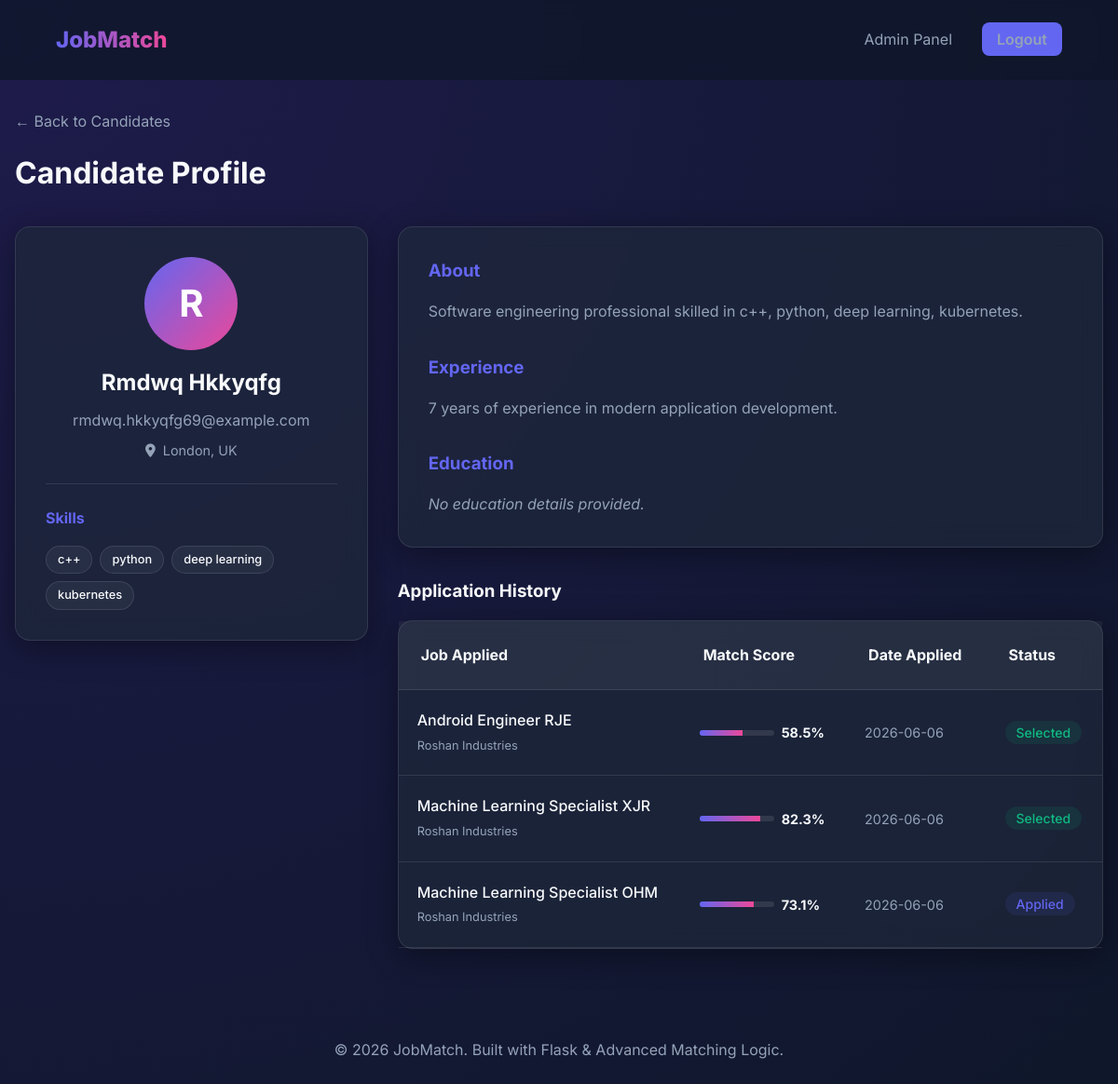
Page /admin/candidate/84 (signed in) on the committed database.
### models.py (models this page shows, shortened)
class UserProfile(db.Model):
    id = db.Column(db.Integer, primary_key=True)
    user_id = db.Column(db.Integer, db.ForeignKey('user.id'), nullable=False)
    full_name = db.Column(db.String(100), nullable=False)
    bio = db.Column(db.Text)
    location = db.Column(db.String(100))
    skills = db.Column(db.Text) # Stored as comma-separated values or JSON
    experience = db.Column(db.Text)
    education = db.Column(db.Text)
    resume_path = db.Column(db.String(255))

class User(db.Model, UserMixin):
    id = db.Column(db.Integer, primary_key=True)
    email = db.Column(db.String(120), unique=True, nullable=False)
    password = db.Column(db.String(60), nullable=False)
    role = db.Column(db.String(20), default='candidate') # 'candidate', 'recruiter', or 'admin'
    is_approved = db.Column(db.Boolean, default=True) # Recruiters require admin approval
    profile = db.relationship('UserProfile', backref='user', uselist=False)
    company_profile = db.relationship('CompanyProfile', backref='recruiter', uselist=False)
    applications = db.relationship('Application', backref='user', lazy=True)
    notifications = db.relationship('Notification', backref='user', lazy=True)

class Application(db.Model):
    id = db.Column(db.Integer, primary_key=True)
    user_id = db.Column(db.Integer, db.ForeignKey('user.id'), nullable=False)
    job_id = db.Column(db.Integer, db.ForeignKey('job.id'), nullable=False)
    applied_at = db.Column(db.DateTime, default=datetime.utcnow)
    match_score = db.Column(db.Float, default=0.0)
    status = db.Column(db.String(20), default='Applied') # 'Applied', 'Interviewing', 'Rejected', etc.
    job = db.relationship('Job', backref='applications', lazy=True)

class Job(db.Model):
    id = db.Column(db.Integer, primary_key=True)
    title = db.Column(db.String(150), nullable=False)
    company = db.Column(db.String(100), nullable=False)
    description = db.Column(db.Text, nullable=False)
    skills_required = db.Column(db.Text, nullable=False) # Comma-separated
    location = db.Column(db.String(100))
    salary = db.Column(db.String(50))
    job_type = db.Column(db.String(50), default='Full-time') # Full-time, Internship, etc.
    experience_level = db.Column(db.String(50), default='Entry-level') # Junior, Senior, etc.
    posted_at = db.Column(db.DateTime, default=datetime.utcnow)
    is_active = db.Column(db.Boolean, default=True)
    posted_by = db.Column(db.Integer, db.ForeignKey('user.id'), nullable=True)
    vacancies = db.Column(db.Integer, default=1, nullable=False)

### main.py (the view)
@app.route("/admin/candidate/<int:user_id>")
@login_required
def admin_candidate_profile(user_id):
    if current_user.role != 'admin':
        flash('Access denied!', 'danger')
        return redirect(url_for('dashboard'))
    candidate = User.query.get_or_404(user_id)
    if candidate.role != 'candidate':
        flash('Invalid candidate.', 'danger')
        return redirect(url_for('admin_candidates'))
    applications = Application.query.filter_by(user_id=candidate.id).order_by(Application.applied_at.desc()).all()
    return render_template('admin/candidate_profile.html', candidate=candidate, applications=applications)

### main.py (called while the page is built)
@login_manager.user_loader
def load_user(user_id):
    return User.query.get(int(user_id))

### templates/admin/candidate_profile.html (shortened to what this page needs)
{% extends "base.html" %}
{% block content %}
<div class="container">
    <div style="margin-bottom: 2rem;">
        <a href="{{ url_for('admin_candidates') }}" style="color: var(--text-secondary); text-decoration: none;">&larr; Back to Candidates</a>
        <h1 style="margin-top: 1rem;">Candidate <span>Profile</span></h1>
    </div>
    <div style="display: grid; grid-template-columns: 1fr 2fr; gap: 2rem; margin-bottom: 2rem;">
        <div class="glass-card" style="padding: 2rem; height: fit-content;">
            <div style="text-align: center; margin-bottom: 1.5rem;">
                <div style="width: 100px; height: 100px; background: linear-gradient(135deg, var(--primary), var(--secondary)); border-radius: 50%; display: flex; align-items: center; justify-content: center; margin: 0 auto 1rem auto; font-size: 2.5rem; color: white; font-weight: 700;">
                    {{ (candidate.profile.full_name or 'A')[0].upper() }}
                </div>
                <h2 style="color: var(--text-primary); margin-bottom: 0.5rem;">{{ candidate.profile.full_name or 'Anonymous User' }}</h2>
                <p style="color: var(--text-secondary);">{{ candidate.email }}</p>
                {% if candidate.profile.location %}
                <p style="color: var(--text-secondary); font-size: 0.9rem; margin-top: 0.5rem;">
                    <i class="fas fa-map-marker-alt" style="margin-right: 0.5rem;"></i>{{ candidate.profile.location }}
                </p>
                {% endif %}
            </div>
            <div style="border-top: 1px solid var(--glass-border); padding-top: 1.5rem;">
                <h4 style="color: var(--primary); margin-bottom: 1rem;">Skills</h4>
                <div style="display: flex; flex-wrap: wrap; gap: 0.5rem;">
                    {% if candidate.profile.skills %}
                        {% for skill in candidate.profile.skills.split(',') %}
                        <span class="badge badge-match" style="font-size: 0.8rem; border-color: rgba(255,255,255,0.1); background: rgba(255,255,255,0.05); color: var(--text-primary);">{{ skill.strip() }}</span>
                        {% endfor %}
                    {% else %}
                        <p style="font-size: 0.9rem; font-style: italic; color: var(--text-secondary);">No skills listed.</p>
                    {% endif %}
                </div>
            </div>
        </div>
        <div>
            <div class="glass-card" style="padding: 2rem; margin-bottom: 2rem;">
                <h3 style="color: var(--primary); margin-bottom: 1rem;">About</h3>
                {% if candidate.profile.bio %}
                    <p style="color: var(--text-secondary); line-height: 1.6;">{{ candidate.profile.bio }}</p>
                {% else %}
                    <p style="font-style: italic; color: var(--text-secondary);">No bio provided.</p>
                {% endif %}
                <h3 style="color: var(--primary); margin-bottom: 1rem; margin-top: 2rem;">Experience</h3>
                {% if candidate.profile.experience %}
                    <p style="color: var(--text-secondary); line-height: 1.6;">{{ candidate.profile.experience }}</p>
                {% else %}
                    <p style="font-style: italic; color: var(--text-secondary);">No experience detailed.</p>
                {% endif %}
                <h3 style="color: var(--primary); margin-bottom: 1rem; margin-top: 2rem;">Education</h3>
                {% if candidate.profile.education %}
                    <p style="color: var(--text-secondary); line-height: 1.6;">{{ candidate.profile.education }}</p>
                {% else %}
                    <p style="font-style: italic; color: var(--text-secondary);">No education details provided.</p>
                {% endif %}
            </div>
            <h3 style="margin-bottom: 1rem;">Application <span>History</span></h3>
            {% if applications %}
            <div class="glass-card" style="padding: 0;">
                <table style="width: 100%; border-collapse: collapse; text-align: left;">
                    <thead>
                        <tr style="background: rgba(255,255,255,0.05); border-bottom: 1px solid var(--glass-border);">
                            <th style="padding: 1.5rem;">Job Applied</th>
                            <th style="padding: 1.5rem;">Match Score</th>
                            <th style="padding: 1.5rem;">Date Applied</th>
                            <th style="padding: 1.5rem;">Status</th>
                        </tr>
                    </thead>
                    <tbody>
                        {% for app in applications %}
                        <tr style="border-bottom: 1px solid var(--glass-border); transition: 0.3s;" onmouseover="this.style.background='rgba(255,255,255,0.02)'" onmouseout="this.style.background='transparent'">
                            <td style="padding: 1.25rem;">
                                <span style="display: block; font-weight: 500;">{{ app.job.title }}</span>
                                <span style="font-size: 0.8rem; color: var(--text-secondary);">{{ app.job.company }}</span>
                            </td>
                            <td style="padding: 1.25rem;">
                                <div style="display: flex; align-items: center; gap: 0.5rem;">
                                    <div style="width: 80px; height: 6px; background: rgba(255,255,255,0.1); border-radius: 3px; overflow: hidden;">
                                        <div style="width: {{ app.match_score }}%; height: 100%; background: linear-gradient(to right, var(--primary), var(--secondary));"></div>
                                    </div>
                                    <span style="font-weight: 700; font-size: 0.9rem; color: var(--text-primary);">{{ app.match_score }}%</span>
                                </div>
                            </td>
                            <td style="padding: 1.25rem; font-size: 0.9rem; color: var(--text-secondary);">
                                {{ app.applied_at.strftime('%Y-%m-%d') }}
                            </td>
                            <td style="padding: 1.25rem;">
                                <span class="badge" style="
                                    {% if app.status == 'Applied' or app.status == 'applied' %}background: rgba(99, 102, 241, 0.1); color: var(--primary);
                                    {% elif app.status == 'Selected' or app.status == 'Shortlisted' %}background: rgba(16, 185, 129, 0.1); color: var(--accent-success);
                                    {% elif app.status == 'Interview' or app.status == 'Interviewing' or app.status == 'interview' %}background: rgba(245, 158, 11, 0.1); color: var(--accent-warning);
                                    {% elif app.status == 'Rejected' or app.status == 'rejected' %}background: rgba(239, 68, 68, 0.1); color: #ef4444;
                                    {% endif %}
                                ">
                                    {{ app.status }}
                                </span>
                            </td>
                        </tr>
                        {% endfor %}
                    </tbody>
                </table>
            </div>
            {% else %}
            <div class="glass-card" style="padding: 2rem; text-align: center;">
                <p style="color: var(--text-secondary); margin: 0;">No applications found.</p>
            </div>
            {% endif %}
        </div>
    </div>
</div>
{% endblock %}

### static/css/style.css (style rules this page uses)
:root { --primary: #6366f1; --primary-hover: #4f46e5; --secondary: #ec4899; --bg-dark: #0f172a; --card-bg: rgba(30, 41, 59, 0.7); --glass-border: rgba(255, 255, 255, 0.1); --text-primary: #f8fafc; --text-secondary: #94a3b8; --accent-success: #10b981; --accent-warning: #f59e0b; }
* { margin: 0; padding: 0; box-sizing: border-box; font-family: 'Inter', sans-serif; }
body { background: radial-gradient(circle at top left, #1e1b4b, #0f172a); color: var(--text-primary); min-height: 100vh; line-height: 1.6; }
.glass-card { background: var(--card-bg); backdrop-filter: blur(12px); -webkit-backdrop-filter: blur(12px); border: 1px solid var(--glass-border); border-radius: 1rem; padding: 2rem; box-shadow: 0 8px 32px 0 rgba(0, 0, 0, 0.37); }
.container { max-width: 1200px; margin: 2rem auto; padding: 0 1rem; }
.badge { padding: 0.25rem 0.75rem; border-radius: 9999px; font-size: 0.875rem; font-weight: 500; }
.badge-match { background: rgba(16, 185, 129, 0.2); color: var(--accent-success); border: 1px solid var(--accent-success); }
.glass-card { animation: fadeIn 0.4s ease-out; }
tr { transition: background-color 0.3s ease; }

### rows in the picture
UserProfile: full_name "R", profile "Rmdwq Hkkyqfg", profile.location "London, UK", profile.bio "Software engineering professional skilled in c++, python, deep learning, kubernetes.", profile.experience "7 years of experience in modern application development."
User: email "rmdwq.hkkyqfg69@example.com"
Application: job "Android Engineer RJE", job.company "Roshan Industries", match_score "58.5", applied_at "2026-06-06", status "Selected"
Application: job "Machine Learning Specialist XJR", job.company "Roshan Industries", match_score "82.3", applied_at "2026-06-06", status "Selected"
Application: job "Machine Learning Specialist OHM", job.company "Roshan Industries", match_score "73.1", applied_at "2026-06-06", status "Applied"

### other values in the picture
{{ skill.strip() }} "c++" "python" "deep learning" "kubernetes"
